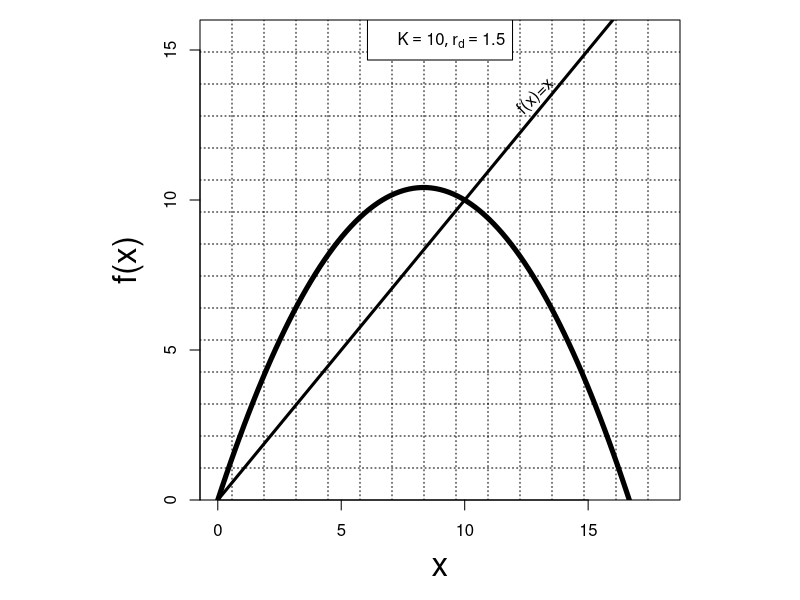
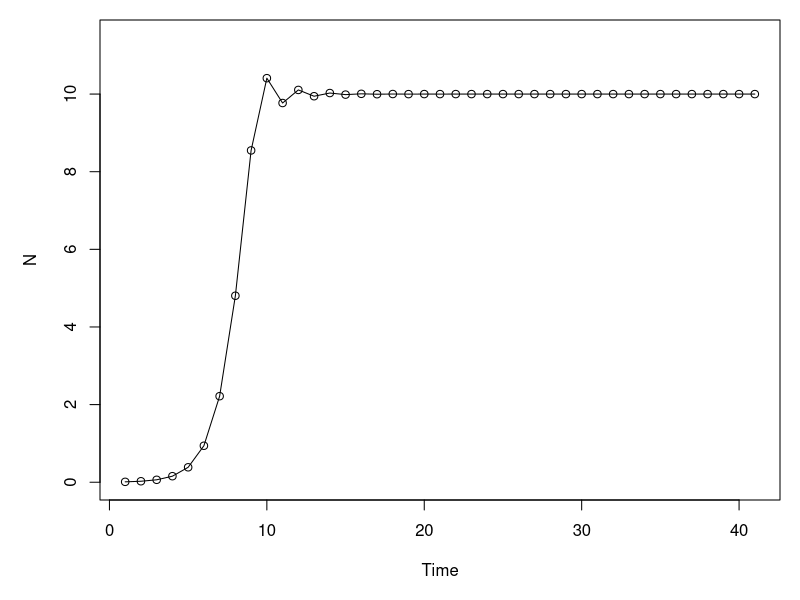
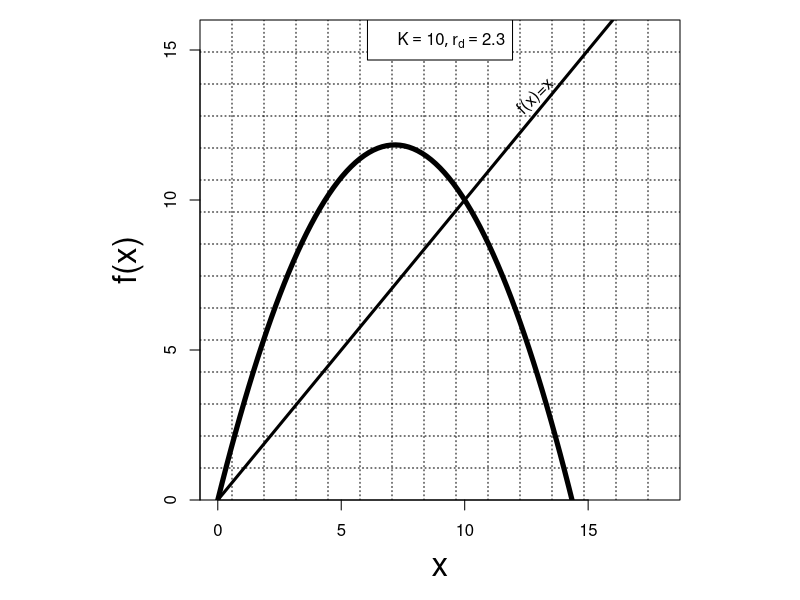
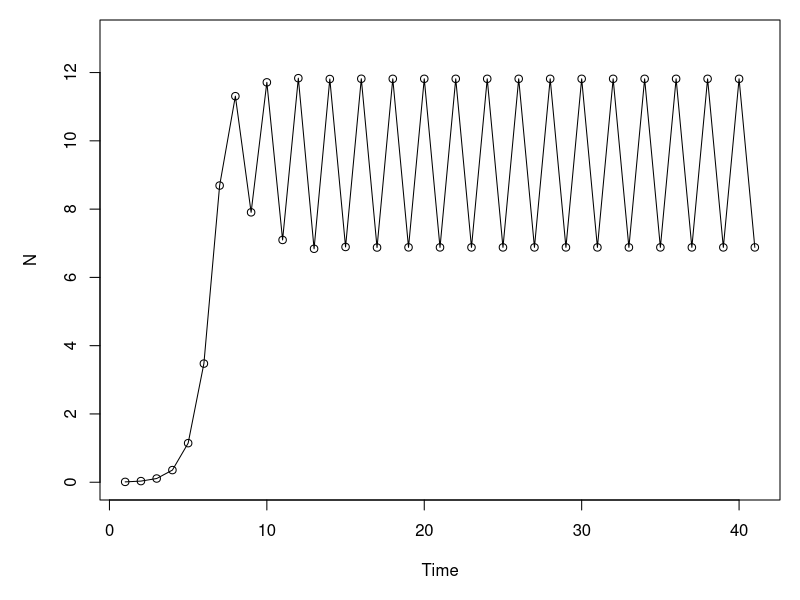
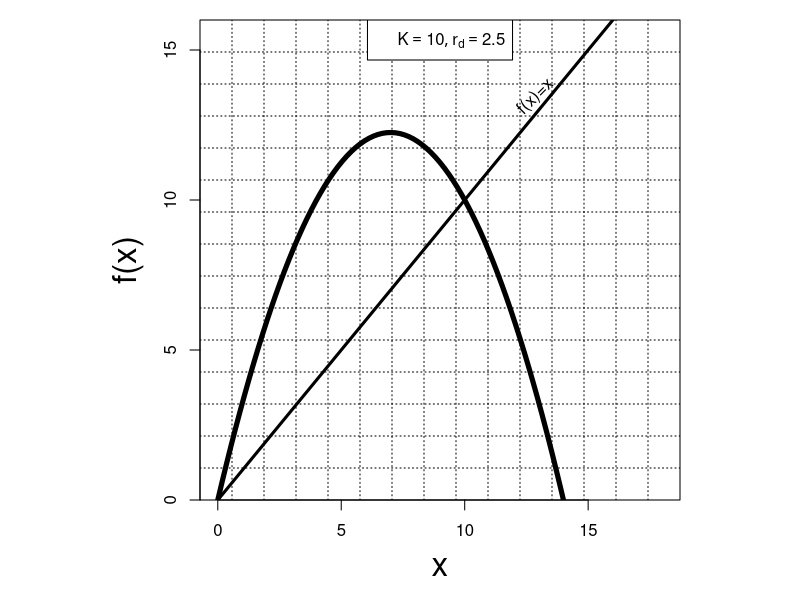
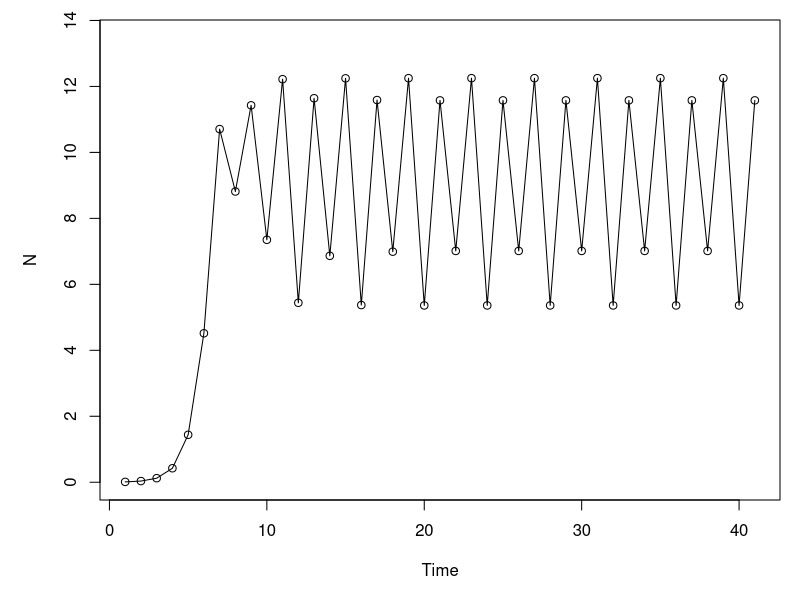
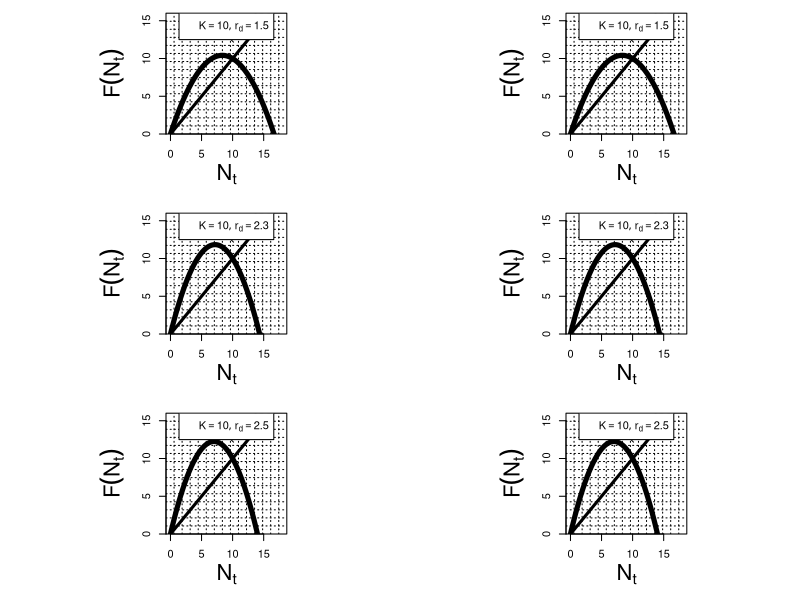

The R source for these figures, in order:


Dlogis <- function(N0 = 0.01,
                   K = 10,
                   T = 40,
                   rd) {
  N <- numeric()
  N[1] <- N0
  for (t in 1:T) {
    N[t + 1] <- N[t] + rd * (1 - N[t] / K) * N[t]
  }
  N
}
f <- function(x) {
  x + rd * (1 - x / K) * x
}

####################
K = 10
rd = 1.5

# quartz(width=6,height=6)
op <- par(
  pty = 's',
  yaxs = 'i',
  mar = c(5, 5, 1, 1),
  cex.lab = 2
)
curve(f, 0, 18, ylim = c(0, 16), lwd = 5)
abline(0, 1, lwd = 3)
text(13, 13, 'f(x)=x', srt = 45, pos = 3)
grid(15, 15, col = 'black')
legend('top',
       horiz = T,
       legend = bquote(list(K == .(K), r[d] == .(rd))),
       bg = 'white')
par(op)

# quartz(width=5,height=3)
op <- par(mar = c(5, 5, 1, 1))
out <- Dlogis(rd = 1.5)
plot(
  out,
  type = 'o',
  xlab = 'Time',
  ylab = 'N',
  ylim = c(0, 1.1 * max(out))
)
par(op)

####################
K = 10
rd = 2.3

# quartz(width=6,height=6)
op <- par(
  pty = 's',
  yaxs = 'i',
  mar = c(5, 5, 1, 1),
  cex.lab = 2
)
curve(f, 0, 18, ylim = c(0, 16), lwd = 5)
abline(0, 1, lwd = 3)
text(13, 13, 'f(x)=x', srt = 45, pos = 3)
grid(15, 15, col = 'black')
legend('top',
       horiz = T,
       legend = bquote(list(K == .(K), r[d] == .(rd))),
       bg = 'white')
par(op)

# quartz(width=5,height=3)
op <- par(mar = c(5, 5, 1, 1))
out <- Dlogis(rd = 2.3)
plot(
  out,
  type = 'o',
  xlab = 'Time',
  ylab = 'N',
  ylim = c(0, 1.1 * max(out))
)
par(op)

####################
K = 10
rd = 2.5

# quartz(width=6,height=6)
op <- par(
  pty = 's',
  yaxs = 'i',
  mar = c(5, 5, 1, 1),
  cex.lab = 2
)
curve(f, 0, 18, ylim = c(0, 16), lwd = 5)
abline(0, 1, lwd = 3)
text(13, 13, 'f(x)=x', srt = 45, pos = 3)
grid(15, 15, col = 'black')
legend('top',
       horiz = T,
       legend = bquote(list(K == .(K), r[d] == .(rd))),
       bg = 'white')
par(op)

# quartz(width=5,height=3)
op <- par(mar = c(5, 5, 1, 1))
out <- Dlogis(rd = 2.5)
plot(
  out,
  type = 'o',
  xlab = 'Time',
  ylab = 'N',
  ylim = c(0, 1.1 * max(out))
)
par(op)
#####################



pdf('RickerPlots.pdf', heigh = 12, width = 10)
par(
  mfcol = c(3, 2),
  pty = 's',
  yaxs = 'i',
  mar = c(5, 5, 1, 1),
  cex.lab = 2
)
for (i in 1:2) {
  for (rd in c(1.5, 2.3, 2.5)) {
    curve(f, 0, 18, ylim = c(0, 16), lwd = 5,
          xlab = expression(N[t]),
          ylab = expression(F(N[t])))
    abline(0, 1, lwd = 3)
    text(13, 13, expression(F(N[t])==N[t]), srt = 45, pos = 3)
    grid(15, 15, col = 'black')
    legend(
      'top',
      horiz = T,
      legend = bquote(list(K == .(K), r[d] == .(rd))),
      bg = 'white'
    )
  }
}
dev.off()
